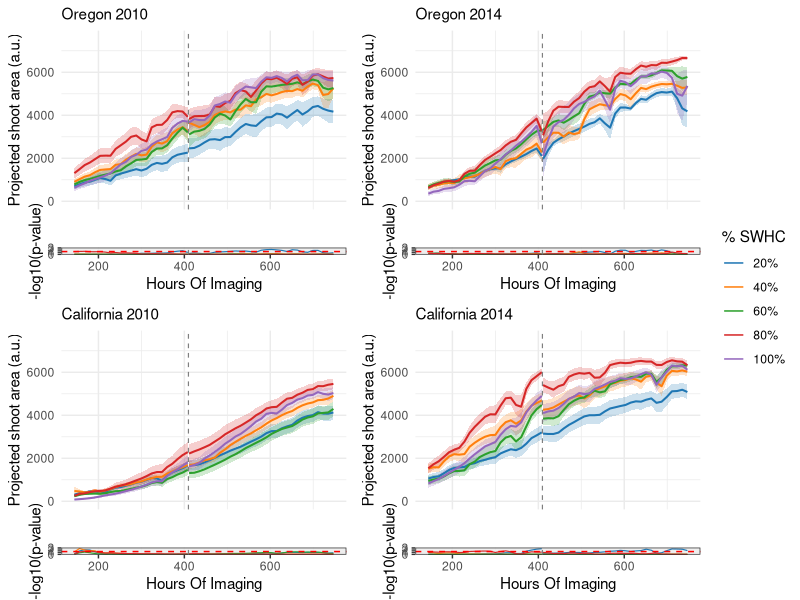
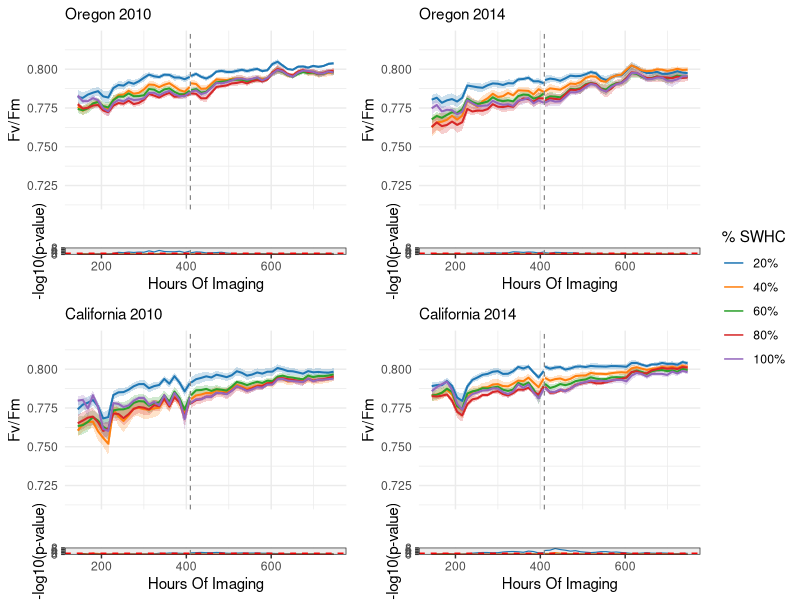
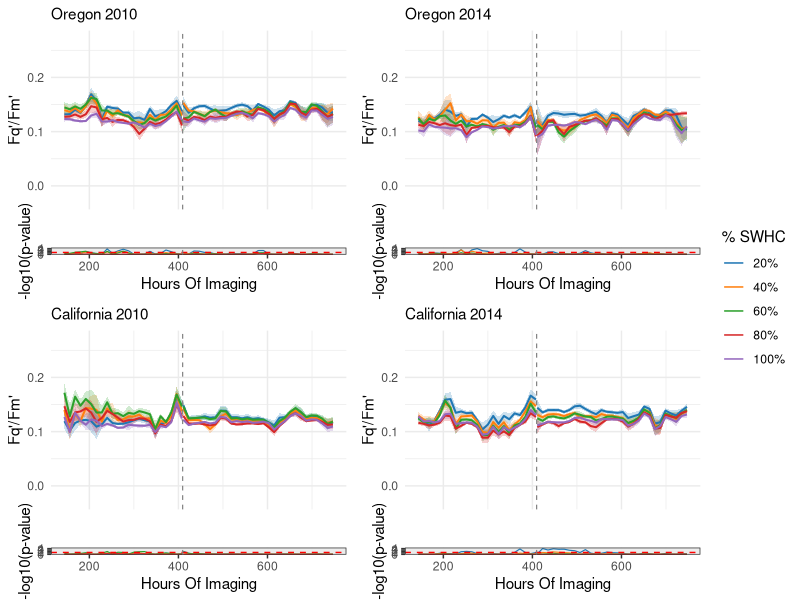
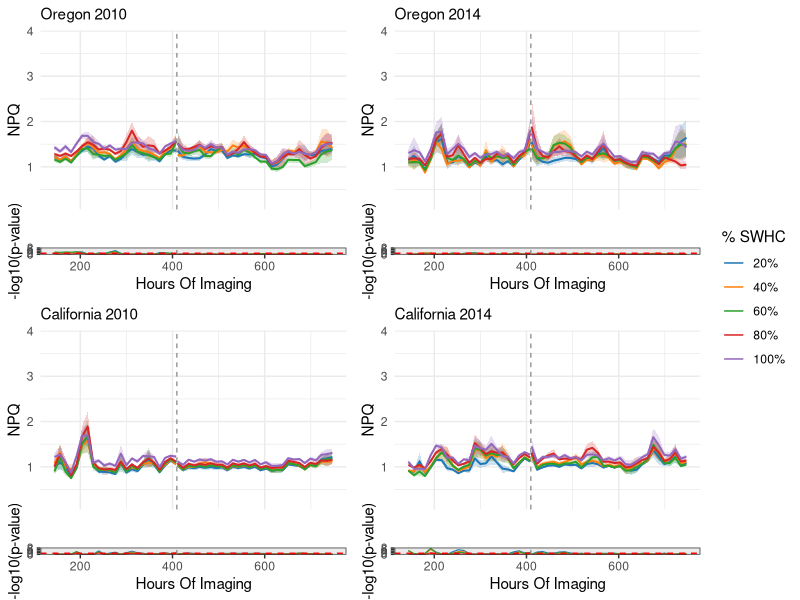
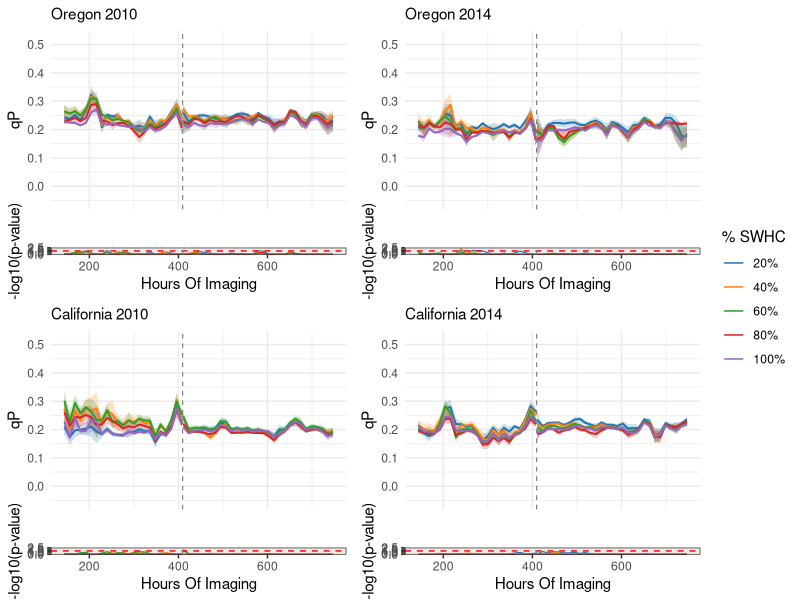
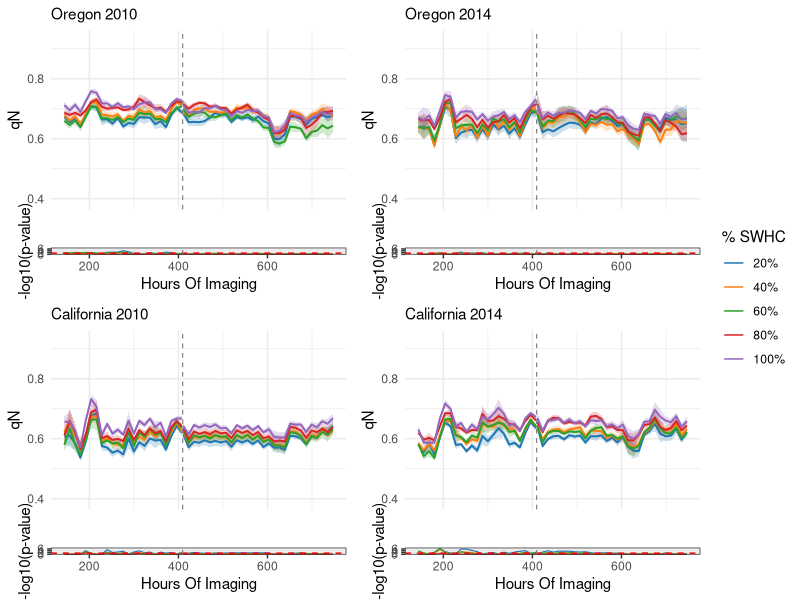
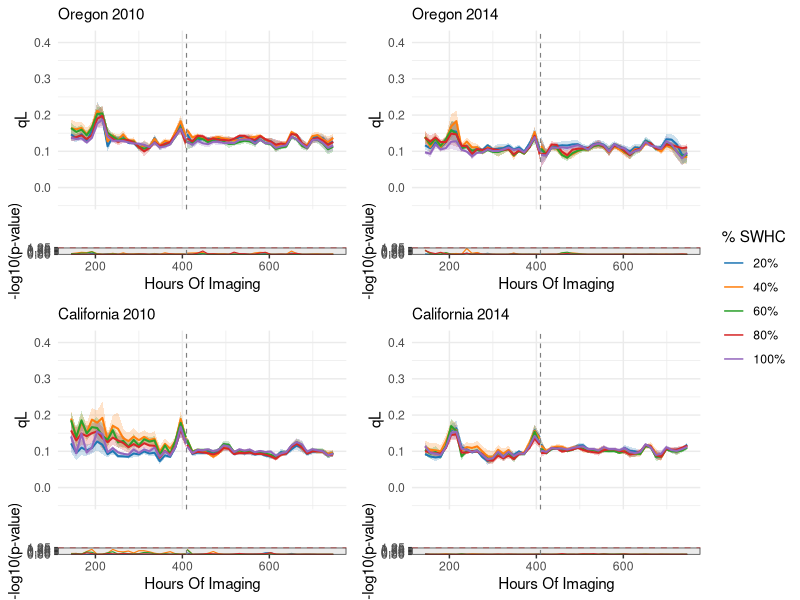
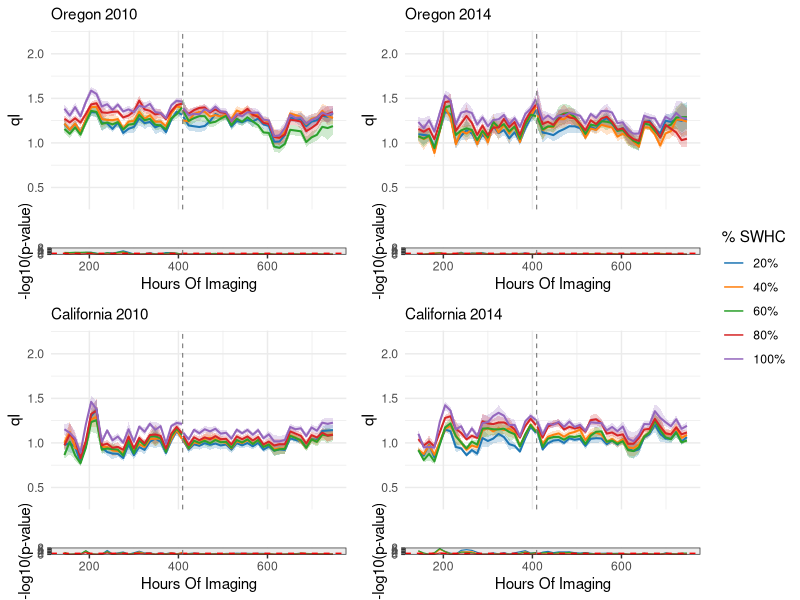

Write the R code that produced these figures, in order.
# All 14 traits over time, Early + Late combined, split by population group
# ------------------------------------------------------------------------------
# One figure per trait. In each: rows = collection site (Oregon on top,
# S. California below), columns = collection year (2010, 2014); all five watering
# regimes as mean +/- SE. Under each panel the usual -log10(p) strip, from a
# one-way ANOVA across the five regimes at that timepoint followed by Tukey HSD,
# with one colored line per regime compared against 100% SWHC.
# Each line is labelled by the regime it represents, not by "100% vs ...".
#
# Writes <trait> PDFs plus one combined p-value table.
# Run from .../collaborations/Anstett_Debbas/20251209_Experiment01
# ------------------------------------------------------------------------------

library(dplyr)
library(ggplot2)
library(ggsci)      # scale_color_d3
library(cowplot)

REF       <- "100%"                            # reference watering regime
treat_levels <- c("20%", "40%", "60%", "80%", "100%")
run_break <- (408 + 411) / 2                   # Exp 20243 ends 408 h, Exp 20244 starts 411 h
toe_min   <- 140     # keeps 144 h onwards: the projected-shoot-area trough in all
                     # four groups, after which the splines are well behaved
outdir    <- "paper_graphs/magda/TimeSeries_byGroup"
dir.create(outdir, showWarnings = FALSE, recursive = TRUE)

traits <- c("Roi.Mask" = "Projected shoot area (a.u.)",
            "Fv.Fm"    = "Fv/Fm",
            "Fq.Fm"    = "Fq'/Fm'",
            "NPQ"      = "NPQ",
            "qP"       = "qP",
            "qN"       = "qN",
            "qL"       = "qL",
            "qI"       = "qI",
            "phiNO"    = "phiNO",
            "phiNPQ"   = "phiNPQ",
            "npq.t"    = "NPQ(t)",
            "ChlIdx"   = "Chlorophyll index",
            "AriIdx"   = "Anthocyanin reflectance index",
            "NDVI"     = "NDVI")
file_tag <- c("Roi.Mask" = "Area", "Fv.Fm" = "FvFm", "Fq.Fm" = "FqFm", "npq.t" = "npqt")

# --- data ---------------------------------------------------------------------

decode <- read.csv("data/decode.csv", fileEncoding = "UTF-8-BOM")

ps2 <- rbind(read.csv("data/Experiment01_EarlyPS2_Mimulus.csv"),
             read.csv("data/Experiment01_LatePS2_Mimulus.csv"))
ps2 <- ps2[!duplicated(ps2[, c("Plant.ID", "TOE")]), ]   # `comp` repeats the control rows
ps2 <- subset(ps2, TOE >= toe_min)

ps2$Site <- decode$Site[match(ps2$Population, decode$Population)]
ps2$Year <- decode$Year[match(ps2$Population, decode$Population)]
ps2$Treatment <- factor(ps2$Treatment, levels = treat_levels)
ps2$Run   <- ifelse(ps2$TOE < run_break, "Exp20243", "Exp20244")
ps2$Group <- paste(ps2$Site, ps2$Year)

group_order <- c("Oregon 2010", "Oregon 2014", "SCalifornia 2010", "SCalifornia 2014")
group_title <- c("Oregon 2010" = "Oregon 2010", "Oregon 2014" = "Oregon 2014",
                 "SCalifornia 2010" = "California 2010",
                 "SCalifornia 2014" = "California 2014")

# --- ANOVA + Tukey vs REF, per trait x group x timepoint ----------------------

tukey_vs_ref <- function(d, trait) {
  d <- d[is.finite(d[[trait]]), ]
  keep <- names(which(table(droplevels(d$Treatment)) >= 3))
  d <- d[d$Treatment %in% keep, ]
  if (!(REF %in% keep) || length(keep) < 3) return(data.frame())
  d$Treatment <- droplevels(factor(d$Treatment, levels = treat_levels))

  fit     <- aov(d[[trait]] ~ d$Treatment)
  p_anova <- summary(fit)[[1]][["Pr(>F)"]][1]
  tk      <- TukeyHSD(fit)[[1]]

  parts     <- strsplit(rownames(tk), "-", fixed = TRUE)
  keep_rows <- vapply(parts, function(x) REF %in% x, logical(1))
  other     <- vapply(parts[keep_rows], function(x) setdiff(x, REF)[1], character(1))

  data.frame(Treatment = other,
             n_ref     = sum(d$Treatment == REF),
             p_tukey   = unname(tk[keep_rows, "p adj"]),
             p_anova   = p_anova)
}

pvals <- do.call(rbind, lapply(names(traits), function(trait) {
  out <- ps2 %>%
    group_by(Group, TOE) %>%
    group_modify(function(d, key) tukey_vs_ref(d, trait)) %>%
    ungroup()
  out$Trait <- trait
  out
}))

pvals$LOD       <- -log10(pmax(pvals$p_tukey, 1e-16))
pvals$Treatment <- factor(pvals$Treatment, levels = treat_levels)
pvals$Run       <- ifelse(pvals$TOE < run_break, "Exp20243", "Exp20244")

write.csv(pvals, "data/Mimulus_AllTraits_vs100pct_pvalues.csv",
          row.names = FALSE)

# --- one time course + p-value strip per group, one figure per trait ----------

make_pair <- function(g, trait, ylim_trait, lodmax) {
  d <- subset(ps2,   Group == g)
  q <- subset(pvals, Group == g & Trait == trait)

  lgraph <- ggplot(d, aes(x = TOE, y = .data[[trait]], color = Treatment, fill = Treatment)) +
    stat_summary(fun.data = mean_se, geom = "ribbon", aes(group = interaction(Treatment, Run)),
                 linetype = 0, alpha = 0.22) +
    stat_summary(fun = mean, geom = "line", aes(group = interaction(Treatment, Run)),
                 linewidth = 0.7) +
    geom_vline(xintercept = run_break, linetype = "dashed", color = "grey50", linewidth = 0.4) +
    scale_color_d3("category10") + scale_fill_d3("category10") +
    coord_cartesian(ylim = ylim_trait) +
    labs(x = "", y = unname(traits[trait]), title = unname(group_title[g])) +
    theme_minimal() +
    theme(legend.position = "none", axis.text.x = element_blank(),
          plot.title = element_text(size = 11, hjust = 0))

  pplot <- ggplot(q, aes(x = TOE, y = LOD, color = Treatment,
                         group = interaction(Treatment, Run))) +
    geom_line(linewidth = 0.4) +
    geom_hline(yintercept = -log10(0.05), linetype = "dashed", color = "red") +
    geom_vline(xintercept = run_break, linetype = "dashed", color = "grey50", linewidth = 0.4) +
    scale_color_d3("category10") +
    coord_cartesian(ylim = c(0, lodmax)) +
    labs(x = "Hours Of Imaging", y = "-log10(p-value)") +
    theme_minimal() + theme_bw() +
    theme(legend.position = "none",
          strip.text = element_blank(), strip.background = element_blank())

  plot_grid(lgraph, pplot, rel_heights = c(4, 1), ncol = 1, align = "v", axis = "l")
}

legend_treat <- get_legend(
  ggplot(ps2, aes(x = TOE, y = Roi.Mask, color = Treatment)) + geom_line() +
    scale_color_d3("category10") + labs(color = "% SWHC") + theme_minimal())

for (trait in names(traits)) {
  v   <- ps2[[trait]][is.finite(ps2[[trait]])]
  rng <- quantile(v, c(0.001, 0.999))
  pad <- diff(rng) * 0.06
  ylim_trait <- if (trait == "Roi.Mask") c(0, rng[2] + pad) else c(rng[1] - pad, rng[2] + pad)
  lodmax <- max(pvals$LOD[pvals$Trait == trait & is.finite(pvals$LOD)], na.rm = TRUE) * 1.10

  pairs  <- lapply(group_order, make_pair, trait = trait,
                   ylim_trait = ylim_trait, lodmax = lodmax)
  figure <- plot_grid(plot_grid(plotlist = pairs, ncol = 2),
                      legend_treat, ncol = 2, rel_widths = c(1, 0.13))

  tag <- if (trait %in% names(file_tag)) file_tag[[trait]] else trait
  pdf(file.path(outdir, paste0("Mimulus_", tag, "_TimeSeries_byPopulation.pdf")),
      height = 11, width = 15)
  print(figure)
  dev.off()
}
